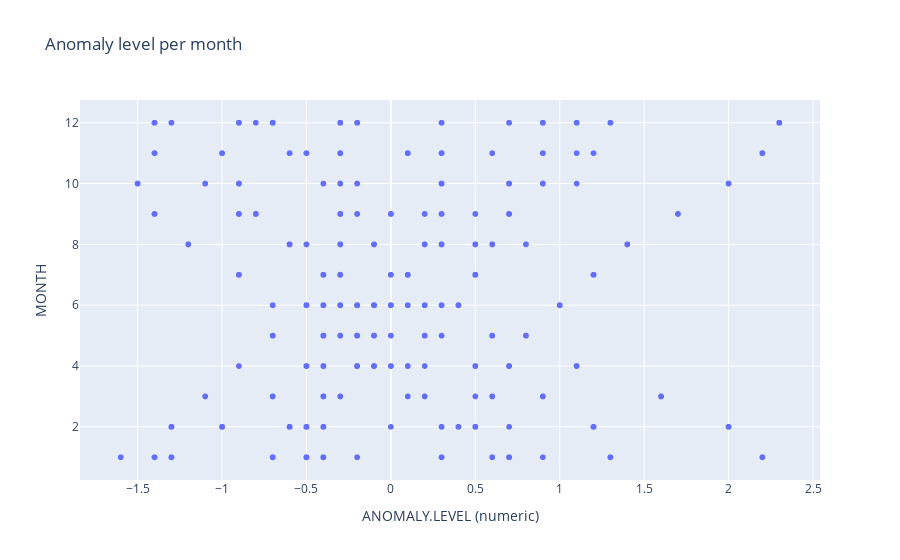

This figure's notebook cell:
### Markdown cell above
#### Bivariate Analysis

### Code cell
pow_outage.plot.scatter(x='ANOMALY.LEVEL (numeric)', y='MONTH', title = 'Anomaly level per month')

### Figure 1 — Plotly figure (JSON) as saved in the notebook; plotly's stock layout.template omitted (floating-point values rounded to 4 significant figures; data arrays with more than 128 entries replaced by an {"elided": "..."} marker saying what was removed)
{"data": [{"hovertemplate": "ANOMALY.LEVEL (numeric)=%{x}<br>MONTH=%{y}<extra></extra>", "legendgroup": "", "marker": {"color": "#636efa", "symbol": "circle"}, "mode": "markers", "name": "", "showlegend": false, "type": "scattergl", "x": {"elided": "1534 float values"}, "xaxis": "x", "y": {"elided": "1534 int values"}, "yaxis": "y"}], "layout": {"legend": {"tracegroupgap": 0}, "title": {"text": "Anomaly level per month"}, "xaxis": {"anchor": "y", "domain": [0, 1], "title": {"text": "ANOMALY.LEVEL (numeric)"}}, "yaxis": {"anchor": "x", "domain": [0, 1], "title": {"text": "MONTH"}}}}
